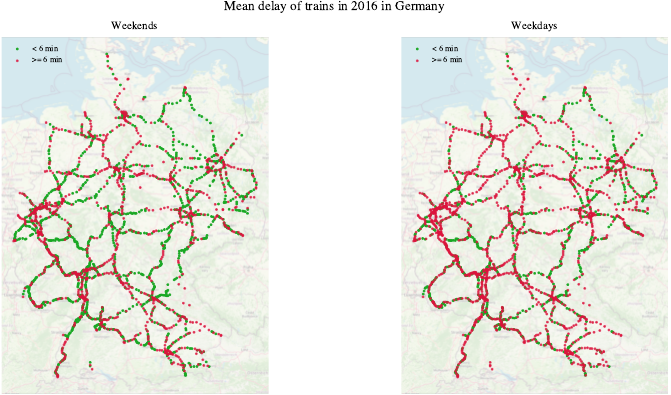

The Python source for this figure:
import pandas as pd
from shapely.geometry import Point, box
import geopandas as gpd
import matplotlib.pyplot as plt
import contextily as cx
import rasterio
from tueplots import bundles




#### 00 get cleaned data
data = pd.read_csv("data.csv", sep = ";")

# Turn strings in to pandas date.
data["Date"] = pd.to_datetime(data["Date"], yearfirst = True)

# Get the day of the week for each date.
data["dayofweek"] = data["Date"].dt.dayofweek

# filter the data for weekend and weekday
condition = data["dayofweek"] >= 5
data_weekend = data[condition]
data_weekday = data[~condition]

# drop unnecessary columns
data_weekend = data_weekend.drop(["Date", "dayofweek", "Name", "Country"], axis = 1)
data_weekday = data_weekday.drop(["Date", "dayofweek", "Name", "Country"], axis = 1)

# get the mean of the minutes of delay for each station
data_weekend = data_weekend.groupby("Station or stop").mean()
data_weekday = data_weekday.groupby("Station or stop").mean()

# only include rows that are included in both dataframes
data_weekend = data_weekend[data_weekend.index.isin(data_weekday.index)]
data_weekday = data_weekday[data_weekday.index.isin(data_weekend.index)]

# create geometry with a point object of the coordinates
geometry_weekend = [Point(xy) for xy in zip(data_weekend["Coordinate Longitude"], data_weekend["Coordinate Latitude"])]
geometry_weekday = [Point(xy) for xy in zip(data_weekday["Coordinate Longitude"], data_weekday["Coordinate Latitude"])]

# create GeoDataFrame
geo_df_weekend = gpd.GeoDataFrame(data_weekend, geometry = geometry_weekend, crs = "EPSG:4326")
geo_df_weekday = gpd.GeoDataFrame(data_weekday, geometry = geometry_weekday, crs = "EPSG:4326")




#### 01 map of Germany

# Get a map of Germany, save as tif
germany = cx.Place("Deutschland", source = cx.providers.OpenStreetMap.Mapnik)


# Get the shape of Germany
with rasterio.open("tifs/germany_osm.tif") as r:
    west, south, east, north = tuple(r.bounds)
    germany_crs = r.crs
bb_poly = box(west, south, east, north)
bb_poly = gpd.GeoDataFrame({"geometry": [bb_poly]}, crs = germany_crs)

gdf_germany_weekend = gpd.overlay(geo_df_weekend, bb_poly.to_crs(geo_df_weekend.crs), how = "intersection")
gdf_germany_weekday = gpd.overlay(geo_df_weekday, bb_poly.to_crs(geo_df_weekend.crs), how = "intersection")


# Ensure the data is in the proper geographic coordinate system
gdf_germany_weekend = gdf_germany_weekend.to_crs(epsg = 3395)
gdf_germany_weekday = gdf_germany_weekday.to_crs(epsg = 3395)




#### 02 plot

# set plotting stylesheet
plt.rcParams.update(bundles.icml2022(column = "full", nrows = 1, ncols = 2, usetex = False))

# Plot the data
# plot two plots next to each other
fig, (ax1, ax2) = plt.subplots(1, 2, figsize = (8, 4))
gdf_germany_weekend.plot(ax = ax1, markersize = 0, color = "k")
gdf_germany_weekday.plot(ax = ax2, markersize = 0, color = "k")


# Add the base map
cx.add_basemap(ax = ax1, crs = gdf_germany_weekend.crs, source = "tifs/germany_osm.tif", alpha = 0.7)
cx.add_basemap(ax = ax2, crs = gdf_germany_weekday.crs, source = "tifs/germany_osm.tif", alpha = 0.7)


# Get the bounds of the geodataframe, converted to the same CRS as the contextily basemap
bounds = gdf_germany_weekend.total_bounds
west, south, east, north = bounds

# Get base map image for the bounds with the correct zoom level. 'll' signifies long-lat bounds
im2, bbox = cx.bounds2img(west, south, east, north, ll = True, zoom = germany.zoom)

# Plot the map with the aspect ratio fixed
cx.plot_map(im2, bbox, ax = ax1, title = "Weekends")
cx.plot_map(im2, bbox, ax = ax2, title = "Weekdays")


# Add condition for the markers
# green means no delay (less than 6 minutes), red means delay (more or equal to 6 minutes)
condition = gdf_germany_weekend["Minutes of delay"] < 6
gdf_germany_weekend[condition].plot(ax = ax1, markersize = 1, marker = "o", color = "#19a824", alpha = 0.9, label = "< 6 min")
gdf_germany_weekend[~condition].plot(ax = ax1, markersize = 1, marker = "o", color = "crimson", alpha = 0.7, label = ">= 6 min")

condition = gdf_germany_weekday["Minutes of delay"] < 6
gdf_germany_weekday[condition].plot(ax = ax2, markersize = 1, marker = "o", color = "#19a824", alpha = 0.9, label = "< 6 min")
gdf_germany_weekday[~condition].plot(ax = ax2, markersize = 1, marker = "o", color = "crimson", alpha = 0.7, label = ">= 6 min")


# Add labels and legend
ax1.legend(loc = "upper left", frameon = False)
ax2.legend(loc = "upper left", frameon = False)

# add title
fig.suptitle("Mean delay of trains in 2016 in Germany")



#### 03 Save as PDF
plt.savefig("maps_KI_01_weekend_weekday_osm.pdf", bbox_inches = "tight")